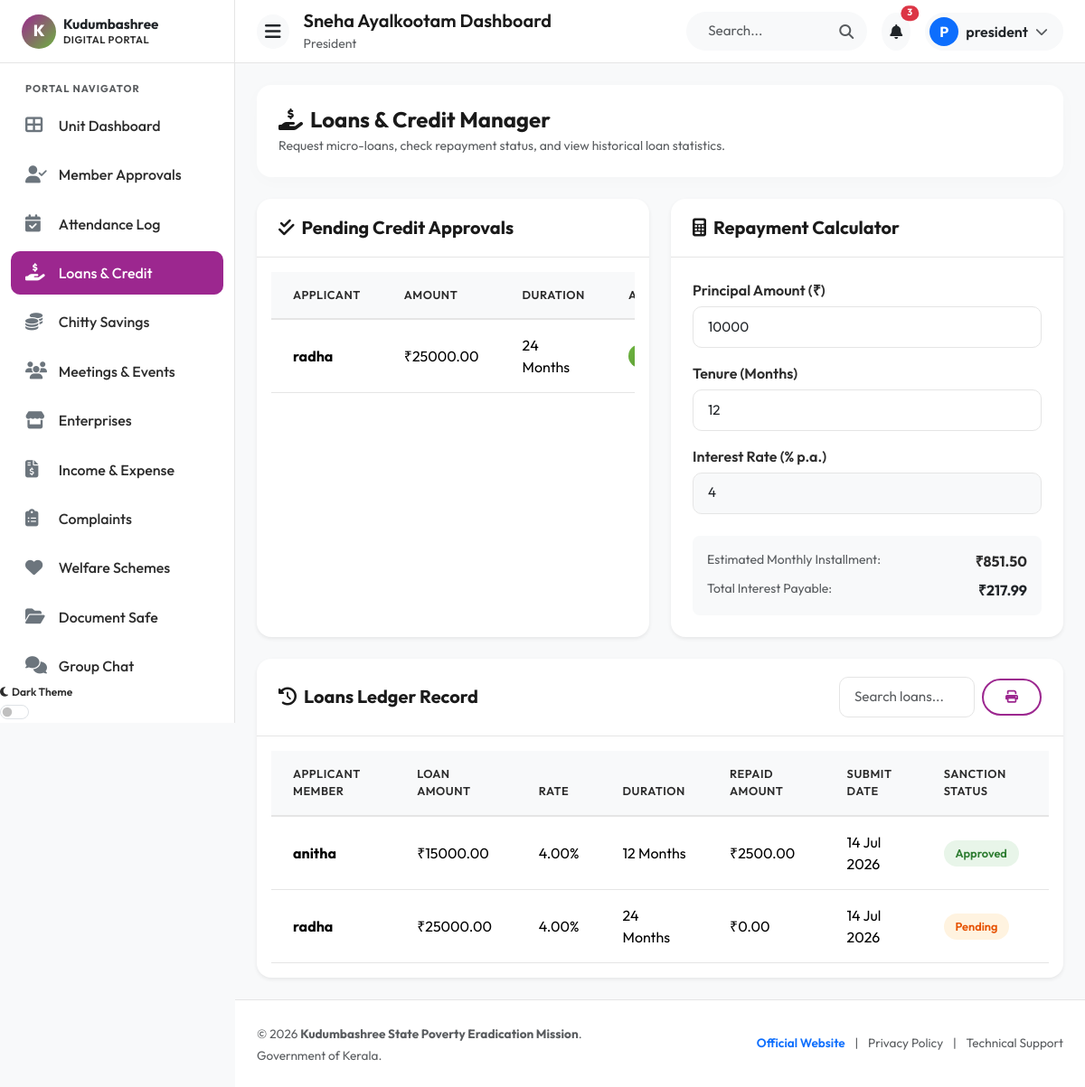
Screenshot of /loans/ (signed in) with the database file from the repository.
### myapp/models.py (models this page shows, shortened)
class UserProfile(models.Model):
    ROLE_CHOICES = [
        ('admin', 'System Administrator'),
        ('president', 'President'),
        ('secretary', 'Secretary'),
        ('member', 'Kudumbashree Member'),
    ]
    STATUS_CHOICES = [
        ('pending', 'Pending Approval'),
        ('approved', 'Approved & Active'),
        ('rejected', 'Rejected'),
        ('suspended', 'Suspended'),
    ]
    user = models.OneToOneField(User, on_delete=models.CASCADE, related_name='profile')
    role = models.CharField(max_length=20, choices=ROLE_CHOICES, default='member')
    phone = models.CharField(max_length=15, blank=True, null=True)
    group = models.ForeignKey(KudumbashreeGroup, on_delete=models.SET_NULL, null=True, blank=True, related_name='members')
    status = models.CharField(max_length=20, choices=STATUS_CHOICES, default='pending')
    created_at = models.DateTimeField(auto_now_add=True)

class KudumbashreeGroup(models.Model):
    name = models.CharField(max_length=150, unique=True)
    ward = models.CharField(max_length=50)
    panchayath = models.CharField(max_length=100)
    registration_number = models.CharField(max_length=100, unique=True)
    established_date = models.DateField(default=timezone.now)
    created_at = models.DateTimeField(auto_now_add=True)

class Loan(models.Model):
    STATUS_CHOICES = [
        ('pending', 'Pending Approval'),
        ('approved', 'Approved & Active'),
        ('rejected', 'Rejected'),
        ('repaid', 'Fully Repaid'),
    ]
    member = models.ForeignKey(User, on_delete=models.CASCADE, related_name='loans')
    amount = models.DecimalField(max_digits=12, decimal_places=2)
    purpose = models.TextField()
    interest_rate = models.DecimalField(max_digits=5, decimal_places=2, default=4.00) # e.g., 4% interest
    duration_months = models.IntegerField(default=12)
    repaid_amount = models.DecimalField(max_digits=12, decimal_places=2, default=0.00)
    status = models.CharField(max_length=15, choices=STATUS_CHOICES, default='pending')
    request_date = models.DateField(auto_now_add=True)
    approval_date = models.DateField(null=True, blank=True)

### myapp/views.py (the view)
# urls.py: path('loans/', views.loans_view, name='loans'),
@login_required
def loans_view(request):
    profile = get_object_or_404(UserProfile, user=request.user)
    loan_form = LoanApplicationForm()
    if profile.role in ['president', 'secretary']:
        loans_list = Loan.objects.filter(member__profile__group=profile.group).order_by('-request_date')
    else:
        loans_list = Loan.objects.filter(member=request.user).order_by('-request_date')
    context = {
        'profile': profile,
        'loans': loans_list,
        'form': loan_form
    }
    return render(request, 'modules/loans.html', context)

### myapp/templates/modules/loans.html (shortened to what this page needs)
{% extends 'base.html' %}
{% load static %}
{% block content %}
<div class="row mb-4">
    <div class="col-12">
        <div class="card-kudumbashree border-0 bg-white p-4">
            <h4 class="mb-1 fw-bold text-primary-purple"><i class="fas fa-hand-holding-usd me-2"></i>Loans & Credit Manager</h4>
            <p class="text-muted mb-0 small">Request micro-loans, check repayment status, and view historical loan statistics.</p>
        </div>
    </div>
</div>
<div class="row g-4 mb-4 d-print-none">
    <div class="col-lg-6">
        {% if profile.role == 'member' %}
            <div class="card-kudumbashree border-0 h-100 bg-white shadow-sm">
                <div class="card-header-custom">
                    <h5 class="mb-0 fw-bold"><i class="fas fa-file-invoice text-primary-purple me-2"></i>Apply for Credit</h5>
                </div>
                <div class="p-4">
                    <form method="POST" action="{% url 'loan_apply' %}">
                        {% csrf_token %}
                        <div class="mb-3">
                            <label class="form-label fw-semibold">Requested Principal Amount (₹)</label>
                            {{ form.amount }}
                        </div>
                        <div class="mb-3">
                            <label class="form-label fw-semibold">Repayment Tenure (Months)</label>
                            {{ form.duration_months }}
                        </div>
                        <div class="mb-3">
                            <label class="form-label fw-semibold">Annual Interest Rate (%)</label>
                            <input type="text" class="form-control bg-light" value="4.0%" readonly>
                            <input type="hidden" name="interest_rate" value="4.00">
                        </div>
                        <div class="mb-3">
                            <label class="form-label fw-semibold">Loan Purpose Description</label>
                            {{ form.purpose }}
                        </div>
                        <button type="submit" class="btn btn-kudumbashree-primary w-100 py-2.5 shadow-sm">
                            <i class="fas fa-paper-plane me-2"></i>Submit Application
                        </button>
                    </form>
                </div>
            </div>
        {% else %}
            <div class="card-kudumbashree border-0 h-100 bg-white shadow-sm">
                <div class="card-header-custom">
                    <h5 class="mb-0 fw-bold"><i class="fas fa-check-double text-primary-green me-2"></i>Pending Credit Approvals</h5>
                </div>
                <div class="p-3">
                    <div class="table-responsive" style="max-height: 380px;">
                        <table class="table table-custom table-hover mb-0">
                            <thead>
                                <tr>
                                    <th>Applicant</th>
                                    <th>Amount</th>
                                    <th>Duration</th>
                                    <th>Actions</th>
                                </tr>
                            </thead>
                            <tbody>
                                {% for loan in loans %}
                                    {% if loan.status == 'pending' %}
                                        <tr>
                                            <td><strong>{{ loan.member.username }}</strong></td>
                                            <td>₹{{ loan.amount|floatformat:2 }}</td>
                                            <td>{{ loan.duration_months }} Months</td>
                                            <td>
                                                <div class="d-flex gap-1">
                                                    <a href="{% url 'loan_action' loan.id 'approve' %}" class="btn btn-sm btn-kudumbashree-secondary text-white py-1 px-2" style="font-size: 0.7rem;">Approve</a>
                                                </div>
                                            </td>
                                        </tr>
                                    {% endif %}
                                {% empty %}
                                    <tr>
                                        <td colspan="4" class="text-center py-4 text-muted">No pending credit approvals found.</td>
                                    </tr>
                                {% endfor %}
                            </tbody>
                        </table>
                    </div>
                </div>
            </div>
        {% endif %}
    </div>
    <div class="col-lg-6">
        <div class="card-kudumbashree border-0 h-100 bg-white shadow-sm">
            <div class="card-header-custom">
                <h5 class="mb-0 fw-bold"><i class="fas fa-calculator text-primary-green me-2"></i>Repayment Calculator</h5>
            </div>
            <div class="p-4">
                <div class="mb-3">
                    <label for="calc-amount" class="form-label fw-semibold">Principal Amount (₹)</label>
                    <input type="number" id="calc-amount" class="form-control" value="10000" placeholder="e.g. 15000">
                </div>
                <div class="mb-3">
                    <label for="calc-tenure" class="form-label fw-semibold">Tenure (Months)</label>
                    <input type="number" id="calc-tenure" class="form-control" value="12" placeholder="e.g. 12">
                </div>
                <div class="mb-4">
                    <label for="calc-rate" class="form-label fw-semibold">Interest Rate (% p.a.)</label>
                    <input type="number" id="calc-rate" class="form-control bg-light" value="4" readonly>
                </div>
                <div class="p-3 bg-light rounded-3 mb-0">
                    <div class="d-flex justify-content-between mb-2">
                        <span class="text-muted small">Estimated Monthly Installment:</span>
                        <span class="fw-bold text-primary-purple" id="calc-emi">₹0.00</span>
                    </div>
                    <div class="d-flex justify-content-between">
                        <span class="text-muted small">Total Interest Payable:</span>
                        <span class="fw-bold text-dark" id="calc-total-interest">₹0.00</span>
                    </div>
                </div>
            </div>
        </div>
    </div>
</div>
<div class="row">
    <div class="col-12">
        <div class="card-kudumbashree border-0 bg-white shadow-sm">
            <div class="card-header-custom d-flex justify-content-between align-items-center flex-wrap gap-2">
                <h5 class="mb-0 fw-bold"><i class="fas fa-history text-primary-purple me-2"></i>Loans Ledger Record</h5>
                <div class="d-flex gap-2 align-items-center d-print-none">
                    <input type="text" class="form-control form-control-sm table-search-input" data-target-table="loans-table" placeholder="Search loans..." style="width: 150px;">
                    <button onclick="window.print()" class="btn btn-sm btn-kudumbashree-outline-purple"><i class="fas fa-print"></i></button>
                </div>
            </div>
            <div class="p-3">
                <div class="table-responsive">
                    <table class="table table-custom table-hover mb-0" id="loans-table">
                        <thead>
                            <tr>
                                <th class="sortable-header">Applicant Member</th>
                                <th class="sortable-header">Loan Amount</th>
                                <th>Rate</th>
                                <th>Duration</th>
                                <th class="sortable-header">Repaid Amount</th>
                                <th>Submit Date</th>
                                <th>Sanction Status</th>
                            </tr>
                        </thead>
                        <tbody>
                            {% for loan in loans %}
                                <tr>
                                    <td><strong>{{ loan.member.username }}</strong></td>
                                    <td>₹{{ loan.amount|floatformat:2 }}</td>
                                    <td>{{ loan.interest_rate }}%</td>
                                    <td>{{ loan.duration_months }} Months</td>
                                    <td>₹{{ loan.repaid_amount|floatformat:2 }}</td>
                                    <td>{{ loan.request_date|date:"d M Y" }}</td>
                                    <td>
                                        {% if loan.status == 'approved' %}
                                            <span class="badge-kudumbashree badge-success">Approved</span>
                                        {% elif loan.status == 'pending' %}
                                            <span class="badge-kudumbashree badge-pending">Pending</span>
                                        {% elif loan.status == 'repaid' %}
                                            <span class="badge-kudumbashree badge-success">Fully Repaid</span>
                                        {% else %}
                                            <span class="badge-kudumbashree badge-danger">Rejected</span>
                                        {% endif %}
                                    </td>
                                </tr>
                            {% empty %}
                                <tr class="empty-row">
                                    <td colspan="7" class="text-center py-4 text-muted">No loans registered in database ledger.</td>
                                </tr>
                            {% endfor %}
                        </tbody>
                    </table>
                </div>
            </div>
        </div>
    </div>
</div>
{% endblock %}

### myapp/templates/navbar.html (shortened to what this page needs)
{% load static %}
<div class="navbar-custom">
    <div class="d-flex align-items-center gap-3">
        <button id="sidebar-toggle" class="btn btn-light d-none d-lg-flex rounded-circle p-2" aria-label="Toggle Sidebar">
            <i class="fas fa-bars fs-5 text-dark"></i>
        </button>
        <div class="d-none d-sm-block">
            <h5 class="mb-0 fw-semibold text-primary-purple">
                {% if profile.role == 'admin' %}
                    System Admin Panel
                {% elif profile.role == 'president' or profile.role == 'secretary' %}
                    {{ profile.group.name }} Dashboard
                {% else %}
                    Member Portal
                {% endif %}
            </h5>
            <small class="text-muted text-capitalize">{{ profile.get_role_display }}</small>
        </div>
    </div>
    <div class="d-flex align-items-center gap-3">
        <div class="position-relative d-none d-md-block">
            <input type="text" class="form-control rounded-pill bg-light border-0 ps-4 pe-5" placeholder="Search..." style="width: 200px;">
            <i class="fas fa-search position-absolute top-50 translate-middle-y text-muted" style="right: 15px;"></i>
        </div>
        <div class="dropdown">
            <button class="btn btn-light rounded-circle p-2 position-relative" type="button" data-bs-toggle="dropdown" aria-expanded="false" aria-label="Notifications">
                <i class="fas fa-bell text-dark"></i>
                <span class="position-absolute top-0 start-100 translate-middle badge rounded-pill bg-danger" style="font-size: 0.65rem;">
                    3
                </span>
            </button>
        </div>
        <div class="dropdown">
            <button class="btn btn-light d-flex align-items-center gap-2 p-1 pe-3 rounded-pill" type="button" data-bs-toggle="dropdown" aria-expanded="false">
                <div class="rounded-circle bg-primary text-white d-flex align-items-center justify-content-center fw-bold" style="width: 32px; height: 32px;">
                    {{ request.user.username|slice:":1"|upper }}
                </div>
                <span class="d-none d-sm-inline fw-semibold text-dark">{{ request.user.username }}</span>
                <i class="fas fa-chevron-down text-muted small"></i>
            </button>
        </div>
    </div>
</div>

### rows the page displays
UserProfile: group.name "Sneha Ayalkootam", role "President"
Loan: member.username "radha", amount "25000.00", duration_months "24", interest_rate "4.00", repaid_amount "0.00", request_date "14 Jul 2026", status "Pending"
Loan: member.username "anitha", amount "15000.00", interest_rate "4.00", duration_months "12", repaid_amount "2500.00", request_date "14 Jul 2026", status "Approved"

### other values shown
{{ request.user.username|slice:":1"|upper }} "P"
{{ request.user.username }} "president"
